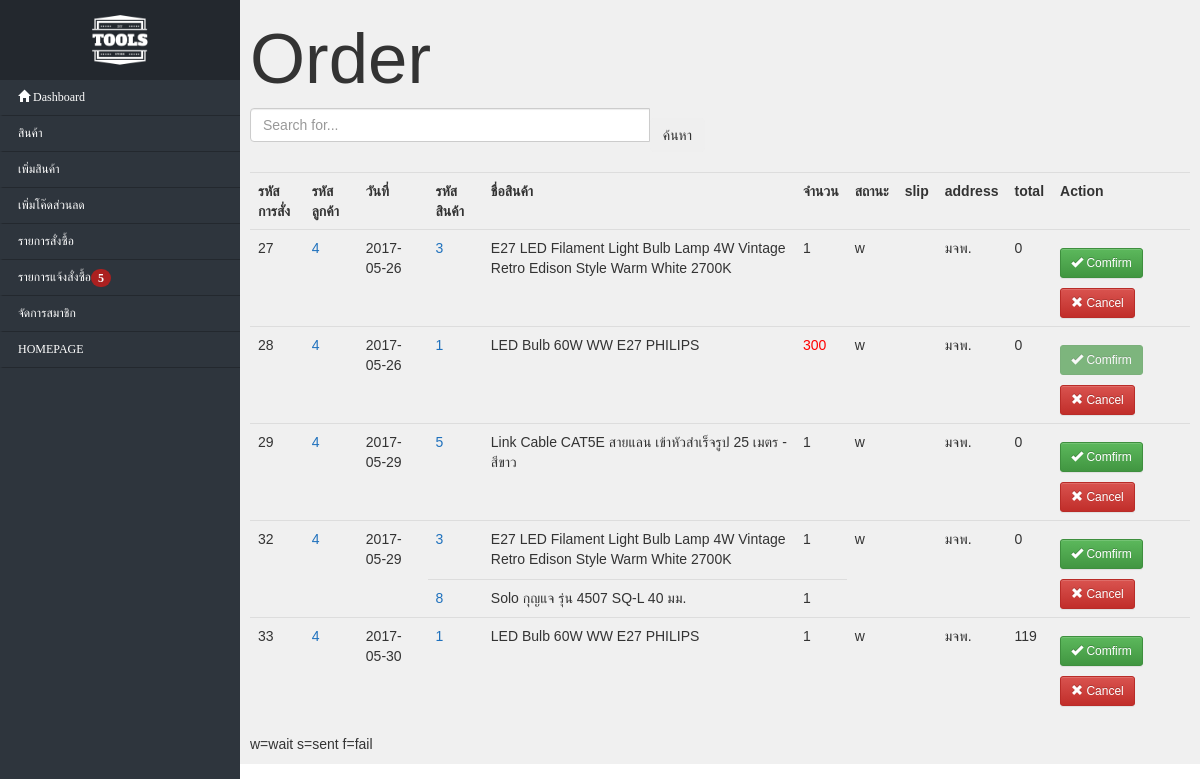
/backend/index.php?action=order, run on the app's committed database.
### tables this page shows
CREATE TABLE `table_order` (
  `order_id` int(10) UNSIGNED NOT NULL,
  `member_id` int(10) NOT NULL,
  `date` date NOT NULL,
  `pay` char(1) NOT NULL DEFAULT 'w',
  `payslip` varchar(50) DEFAULT NULL,
  `destination` varchar(100) NOT NULL,
  `total` int(7) NOT NULL
);

CREATE TABLE `table_bill` (
  `bill_id` int(10) UNSIGNED NOT NULL,
  `order_id` int(10) NOT NULL,
  `product_id` int(10) NOT NULL,
  `amount` int(4) NOT NULL
);

CREATE TABLE `table_member` (
  `member_id` int(10) UNSIGNED NOT NULL,
  `username` varchar(50) NOT NULL,
  `password` varchar(50) NOT NULL,
  `email` varchar(50) NOT NULL,
  `firstname` varchar(30) DEFAULT NULL,
  `lastname` varchar(30) DEFAULT NULL,
  `date_register` varchar(50) NOT NULL,
  `status` int(10) NOT NULL,
  `picture` varchar(200) NOT NULL,
  `address` varchar(100) DEFAULT NULL
);

CREATE TABLE `table_product` (
  `product_id` int(10) UNSIGNED NOT NULL,
  `product_name` varchar(100) NOT NULL,
  `product_price` int(7) NOT NULL,
  `product_category` varchar(20) NOT NULL,
  `product_type` varchar(50) NOT NULL,
  `product_picture` varchar(255) NOT NULL,
  `product_number` int(50) NOT NULL,
  `product_desc` varchar(1024) NOT NULL
);

### backend/order/order.php (the view, shortened to what this page needs)
  <h1>Order</h1>
  <form class="" action="" method="GET">
    <div class="row">
      <div class="col-lg-6">
        <div class="input-group">
          <input type="text" name='search' class="form-control" placeholder="Search for...">
          <span class="input-group-btn">
            <button class="btn btn-secondary" type="submit">ค้นหา</button>
          </span>
        </div>
      </div>
    </div>
  </form>
  <br>
  <?php
  if(isset($_GET['search'])){
    $sql_select_product = 'SELECT * FROM table_order torder
INNER JOIN table_bill tbill ON torder.order_id=tbill.order_id
INNER JOIN table_product tpro ON tbill.product_id=tpro.product_id
INNER JOIN table_member tmem ON torder.member_id=tmem.member_id WHERE torder.order_id LIKE "%'.$_GET['search'].'%"OR torder.date LIKE "%'.$_GET['search'].'%"';
  }
  else{
    $sql_select_product = 'SELECT * FROM table_order torder
INNER JOIN table_bill tbill ON torder.order_id=tbill.order_id
INNER JOIN table_product tpro ON tbill.product_id=tpro.product_id
INNER JOIN table_member tmem ON torder.member_id=tmem.member_id WHERE pay="w"';
  }
?>
<table class="table" style="border:1px solid black;">
  <tr>
    <th>
      รหัสการสั่ง
    </th>
    <th>
      รหัสลูกค้า
    </th>
    <th>
      วันที่
    </th>
    <th>
      รหัสสินค้า
    </th>
    <th>
      ชื่อสินค้า
    </th>
    <th>
      จำนวน
    </th>
    <th>
      สถานะ
    </th>
    <th>
      slip
    </th>
    <th>
      address
    </th>
    <th>
      total
    </th>
    <th>
     Action
   </th>
  </tr>
  <?php
  include 'save.php';
  $result = $connect->query($sql_select_product);
  $result2 = $connect->query($sql_select_product);
   while ($row = $result->fetch_assoc()){
     if(!isset($rowspan[$row['order_id']])){
       $rowspan[$row['order_id']]=0;
     }
     $rowspan[$row['order_id']]+=1;
   }
 while ($row = $result2->fetch_assoc()){
   ?>
   <form class="" action="#" method="post" >
      <tr>
      <?php if($rowspan[$row['order_id']]!=0){ ?>
        <td rowspan=<?php echo '"'.$rowspan[$row['order_id']].'"'; ?>>
          <?php echo $row['order_id']; ?>
        </td>
        <td rowspan=<?php echo '"'.$rowspan[$row['order_id']].'"'; ?>>
          <a href="?action=member&search=<?php echo $row['member_id']; ?>"><?php echo $row['member_id']; ?></a>
        </td>
        <td rowspan=<?php echo '"'.$rowspan[$row['order_id']].'"'; ?>>
          <?php echo $row['date'];} ?>
        </td>
        <td>
          <a href="?action=product&search=<?php echo $row['product_name']; ?>"><?php echo $row['product_id']; ?></a>
        </td>
        <td>
          <?php echo $row['product_name']; ?>
        </td>
        <td>
          <?php $color='';if($row['amount']>$row['product_number']){$color='red';}?>
          <span style="color:<?php echo $color; ?>;"><?php echo $row['amount']; ?></span>
        </td>
        <?php if($rowspan[$row['order_id']]!=0){ ?>
        <td rowspan=<?php echo '"'.$rowspan[$row['order_id']].'"'; ?>>
          <?php echo $row['pay']; ?>
        </td>
        <td rowspan=<?php echo '"'.$rowspan[$row['order_id']].'"'; ?>>
        </td>
        <td rowspan=<?php echo '"'.$rowspan[$row['order_id']].'"'; ?>>
            <?php echo $row['address']; ?>
        </td>
        <td rowspan=<?php echo '"'.$rowspan[$row['order_id']].'"'; ?>>
            <?php echo $row['total']; ?>
        </td>
        <td rowspan=<?php echo '"'.$rowspan[$row['order_id']].'"'; ?>>
          <button type="submit" name="sent" id="confirm<?php echo $row['order_id']; ?>" class="btn btn-success btn-sm" aria-label="Left Align" disabled="disabled">
            <span class="glyphicon glyphicon-ok" aria-hidden="true"></span> Comfirm
          </button>
          <button type="submit" name="cancel" class="btn btn-danger btn-sm" aria-label="Left Align">
            <span class="glyphicon glyphicon-remove" aria-hidden="true"></span> Cancel
          </button>
          <?php $rowspan[$row['order_id']]=0; }?>
        </td>
      </tr>
     </form>
  <?php
    }
?>
</table>
w=wait s=sent f=fail

### css/css1.css (style rules this page uses)
.btn { margin-top: 10px !important; }
a { color: white; }
.table a { color:rgb(31, 113, 189); }
.table { border:none !important; }
body { margin: 0px; padding: 0px; }

### css/all.css (style rules this page uses)
h1 { font-size: 5.9vw; }

### data on the page
table_order: table_bill.order_id "27", member.member_id "4", date "2017-05-26", table_product.product_id "3", table_product.product_name "E27 LED Filament Light Bulb Lamp 4W Vintage Retro Edison Style Warm White 2700K", table_bill.amount "1", pay "w", member.address "มจพ.", total "0"
table_order: table_bill.order_id "28", member.member_id "4", date "2017-05-26", table_product.product_id "1", table_product.product_name "LED Bulb 60W WW E27 PHILIPS", table_bill.amount "300", pay "w", member.address "มจพ.", total "0"
table_order: table_bill.order_id "29", member.member_id "4", date "2017-05-29", table_product.product_id "5", table_product.product_name "Link Cable CAT5E สายแลน เข้าหัวสำเร็จรูป 25 เมตร - สีขาว", table_bill.amount "1", pay "w", member.address "มจพ.", total "0"
table_order: table_bill.order_id "32", member.member_id "4", date "2017-05-29", table_product.product_id "3", table_product.product_name "E27 LED Filament Light Bulb Lamp 4W Vintage Retro Edison Style Warm White 2700K", table_bill.amount "1", pay "w", member.address "มจพ.", total "0", table_product.product_id "8", table_product.product_name "Solo กุญแจ รุ่น 4507 SQ-L 40 มม."
table_order: table_bill.order_id "33", member.member_id "4", date "2017-05-30", table_product.product_id "1", table_product.product_name "LED Bulb 60W WW E27 PHILIPS", table_bill.amount "1", pay "w", member.address "มจพ.", total "119"

### other printed values
$count "5"
